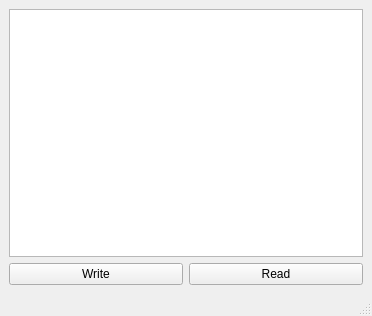
<?xml version="1.0" encoding="UTF-8"?>
<ui version="4.0">
 <class>MainWindow</class>
 <widget class="QMainWindow" name="MainWindow">
  <property name="geometry">
   <rect>
    <x>0</x>
    <y>0</y>
    <width>372</width>
    <height>316</height>
   </rect>
  </property>
  <property name="windowTitle">
   <string>MainWindow</string>
  </property>
  <widget class="QWidget" name="centralwidget">
   <layout class="QVBoxLayout" name="verticalLayout_2">
    <item>
     <layout class="QVBoxLayout" name="verticalLayout">
      <item>
       <widget class="QPlainTextEdit" name="plainTextEdit"/>
      </item>
      <item>
       <layout class="QHBoxLayout" name="horizontalLayout">
        <item>
         <widget class="QPushButton" name="pushButton">
          <property name="text">
           <string>Write</string>
          </property>
         </widget>
        </item>
        <item>
         <widget class="QPushButton" name="pushButton_2">
          <property name="text">
           <string>Read</string>
          </property>
         </widget>
        </item>
       </layout>
      </item>
     </layout>
    </item>
   </layout>
  </widget>
  <widget class="QStatusBar" name="statusbar"/>
 </widget>
 <resources/>
 <connections/>
</ui>
